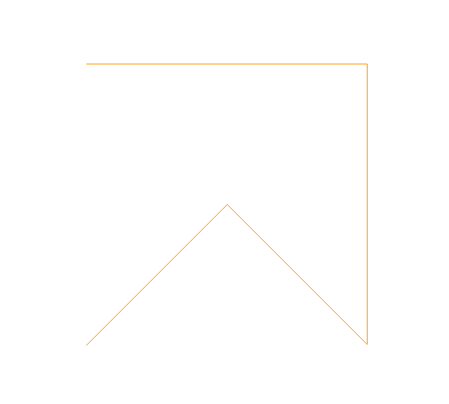

Python code for this plot:
import shapefile                                   #Melakukan import modul shapefile
w=shapefile.Writer()                               #Mendeklarasikan fungsi writer
w.shapeType                                        #Apply type shape

w.field("kolom1","C")                              #Untuk membuat kolom dengan menggunakan tipe data character
w.field("kolom2","C")

w.record("ngek","satu")                            #Mengisi record pada kolom yang telah dibuat


w.line(parts=[[[1,5],[5,5],[5,1],[3,3],[1,1]]])    #Membuat titik koordinat line dan akan membentuk polyline

w.save("soal5")                                    #Untuk menyimpan soal dengan bentuk shp file